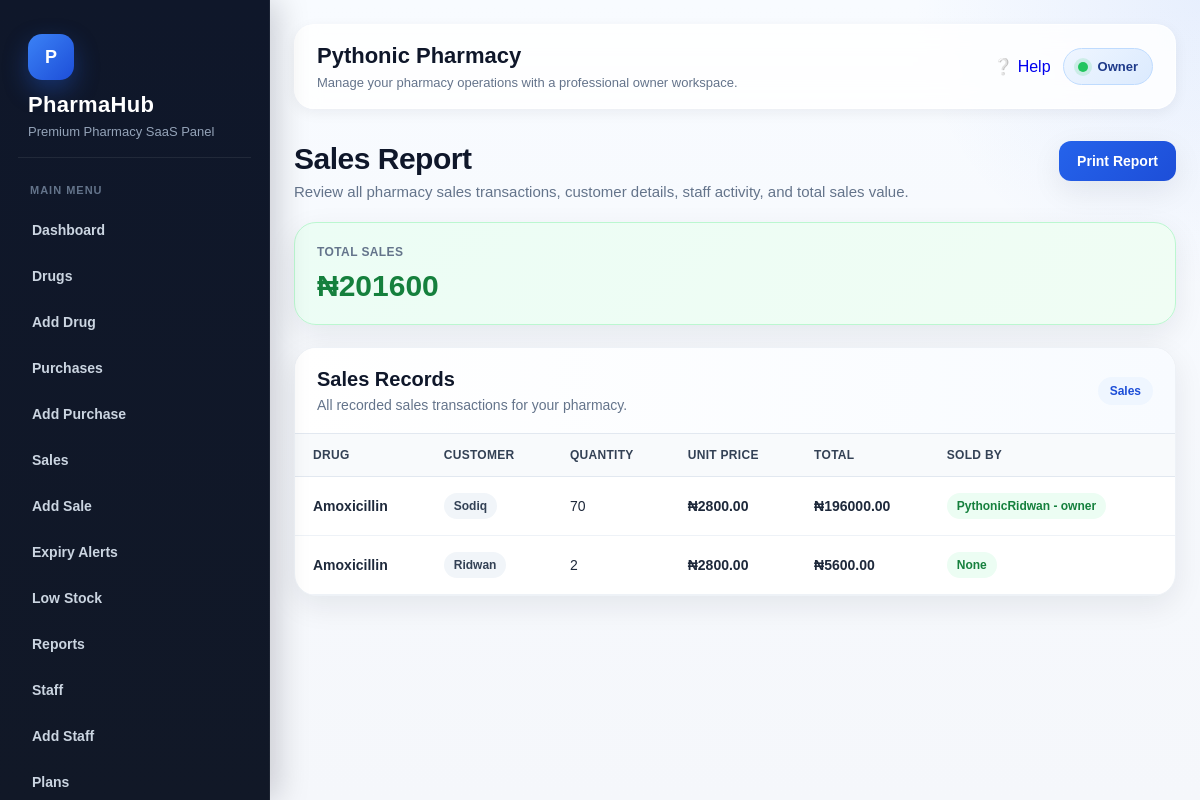
The app's page /reports/sales/ (signed in), older data.
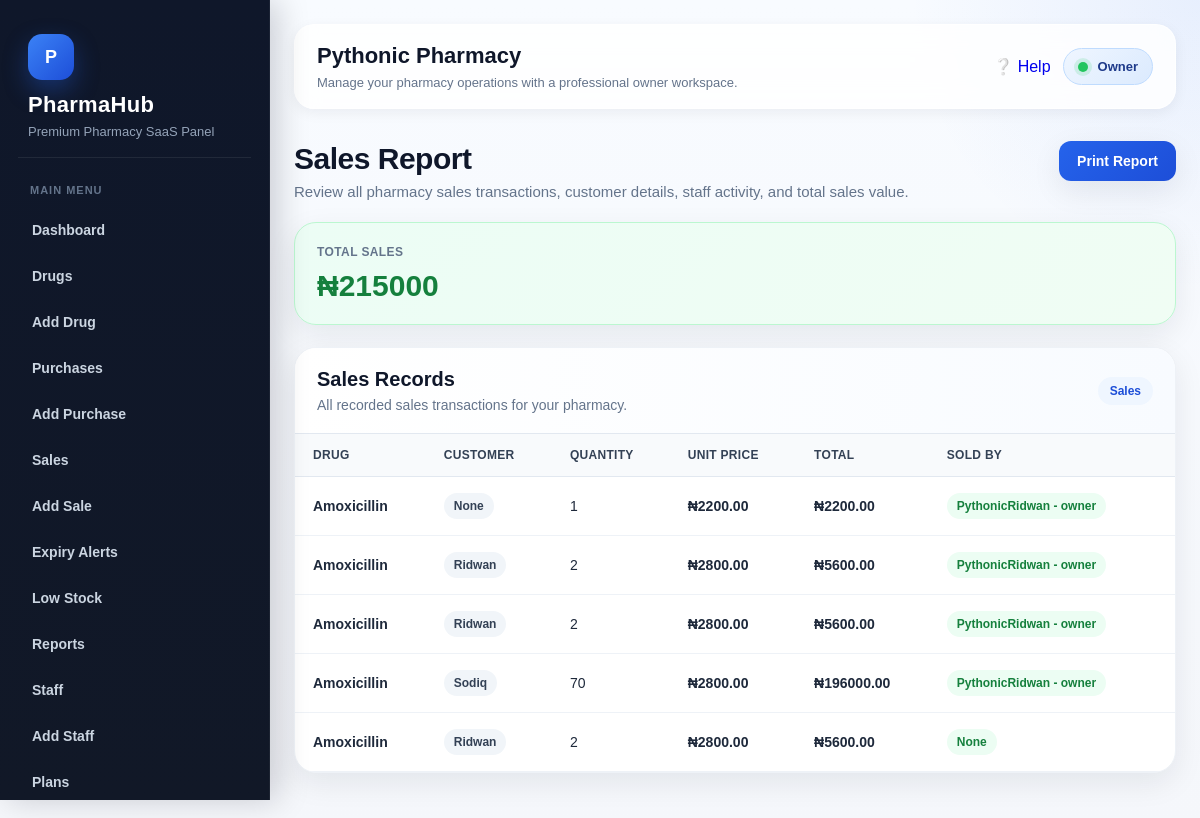
The same page, newer data.
### sales/models.py (models this page shows, shortened)
class Sale(models.Model):
    pharmacy = models.ForeignKey(
        Pharmacy,
        on_delete=models.CASCADE,
        related_name='sales'
    )
    drug = models.ForeignKey(
        Drug,
        on_delete=models.CASCADE,
        related_name='sales'
    )
    sold_by = models.ForeignKey(
        settings.AUTH_USER_MODEL,
        on_delete=models.SET_NULL,
        null=True,
        blank=True
    )
    customer_name = models.CharField(max_length=255, blank=True, null=True)
    quantity = models.PositiveIntegerField()
    unit_price = models.DecimalField(max_digits=12, decimal_places=2)
    total_price = models.DecimalField(max_digits=12, decimal_places=2, blank=True, null=True)
    note = models.TextField(blank=True, null=True)
    date = models.DateTimeField(auto_now_add=True)
    class Meta:
        ordering = ['-date']

### drugs/models.py (models this page shows, shortened)
class Drug(models.Model):
    pharmacy = models.ForeignKey(
        Pharmacy,
        on_delete=models.CASCADE,
        related_name='drugs'
    )
    drug_name = models.CharField(max_length=255)
    category = models.CharField(max_length=100, blank=True, null=True)
    batch_number = models.CharField(max_length=100, blank=True, null=True)
    quantity = models.PositiveIntegerField(default=0)
    unit_price = models.DecimalField(max_digits=12, decimal_places=2, default=0.00)
    expiry_date = models.DateField()
    manufacturer = models.CharField(max_length=255, blank=True, null=True)
    created_at = models.DateTimeField(auto_now_add=True)
    class Meta:
        ordering = ['drug_name']

### accounts/models.py (models this page shows, shortened)
class User(AbstractUser):
    ROLE_CHOICES = (
        ('owner', 'Owner'),
        ('admin', 'Admin'),
        ('pharmacist', 'Pharmacist'),
        ('cashier', 'Cashier'),
        ('staff', 'Staff'),
    )
    pharmacy = models.ForeignKey(
        Pharmacy,
        on_delete=models.CASCADE,
        related_name='users',
        null=True,
        blank=True
    )
    role = models.CharField(max_length=20, choices=ROLE_CHOICES, default='staff')
    def __str__(self):
        return f"{self.username} - {self.role}"

### subscriptions/decorators.py (the view)
    def wrapper(request, *args, **kwargs):
        user = request.user
        if not hasattr(user, 'pharmacy') or user.pharmacy is None:
            messages.error(request, "You are not assigned to any pharmacy.")
            return redirect('dashboard')
        subscription = Subscription.objects.filter(
            pharmacy=user.pharmacy,
            is_current=True
        ).first()
        if subscription is None:
            messages.error(request, "No subscription found. Please choose a plan.")
            return redirect('plan_list')
        today = timezone.now().date()
        if subscription.status in ['trial', 'active']:
            if not subscription.end_date or subscription.end_date >= today:
                return view_func(request, *args, **kwargs)
        messages.error(request, "Your subscription is inactive or expired. Please renew to continue.")
        return redirect('plan_list')

### reports/views.py (called while the page is built)
def check_access(request):
    if request.user.role not in ALLOWED_ROLES:
        raise PermissionDenied("You do not have permission to view reports.")
    if not hasattr(request.user, 'pharmacy') or request.user.pharmacy is None:
        messages.error(request, "You are not assigned to any pharmacy.")
        return None
    return request.user.pharmacy

@login_required
@subscription_required
@pharmacy_active_required
def sales_report(request):
    pharmacy = check_access(request)
    if not pharmacy:
        return redirect('dashboard')
    sales = Sale.objects.filter(pharmacy=pharmacy).select_related('drug', 'sold_by')
    total_sales = sales.aggregate(total=Sum('total_price'))['total'] or 0
    return render(request, 'reports/sales_report.html', {
        'pharmacy_name': pharmacy.name,
        'sales': sales,
        'total_sales': total_sales,
    })

### templates/reports/sales_report.html (shortened to what this page needs)
{% extends 'base.html' %}
{% block content %}
<div class="page-shell">
    <div class="page-header">
        <div>
            <h2>Sales Report</h2>
            <p>Review all pharmacy sales transactions, customer details, staff activity, and total sales value.</p>
        </div>
        <a href="{% url 'print_sales_report' %}" class="btn-main" target="_blank">Print Report</a>
    </div>
    <div class="summary-card">
        <div class="summary-label">Total Sales</div>
        <p class="summary-value">₦{{ total_sales }}</p>
    </div>
    <div class="table-card">
        <div class="table-card-header">
            <div>
                <h3>Sales Records</h3>
                <p>All recorded sales transactions for your pharmacy.</p>
            </div>
            <span class="section-pill">Sales</span>
        </div>
        <div class="table-wrap">
            <table class="premium-table">
                <thead>
                    <tr>
                        <th>Drug</th>
                        <th>Customer</th>
                        <th>Quantity</th>
                        <th>Unit Price</th>
                        <th>Total</th>
                        <th>Sold By</th>
                        <th>Date</th>
                    </tr>
                </thead>
                <tbody>
                    {% for sale in sales %}
                    <tr>
                        <td class="drug-name">{{ sale.drug.drug_name }}</td>
                        <td><span class="customer-badge">{{ sale.customer_name }}</span></td>
                        <td>{{ sale.quantity }}</td>
                        <td class="amount">₦{{ sale.unit_price }}</td>
                        <td class="amount">₦{{ sale.total_price }}</td>
                        <td><span class="staff-badge">{{ sale.sold_by }}</span></td>
                        <td>{{ sale.date }}</td>
                    </tr>
                    {% empty %}
                    <tr>
                        <td colspan="7" class="empty-state">No sales records found.</td>
                    </tr>
                    {% endfor %}
                </tbody>
            </table>
        </div>
    </div>
</div>
{% endblock %}

Row changes from the older to the newer data that the page shows:
added Sale: drug.drug_name "Amoxicillin", customer_name "None", quantity "1", unit_price "2200.00", total_price "2200.00", sold_by "PythonicRidwan - owner"
added Sale: drug.drug_name "Amoxicillin", customer_name "Ridwan", quantity "2", unit_price "2800.00", total_price "5600.00", sold_by "PythonicRidwan - owner"
added Sale: drug.drug_name "Amoxicillin", customer_name "Ridwan", quantity "2", unit_price "2800.00", total_price "5600.00", sold_by "PythonicRidwan - owner"
Text that changed along with them:
{{ total_sales }}: "201600" → "215000"
